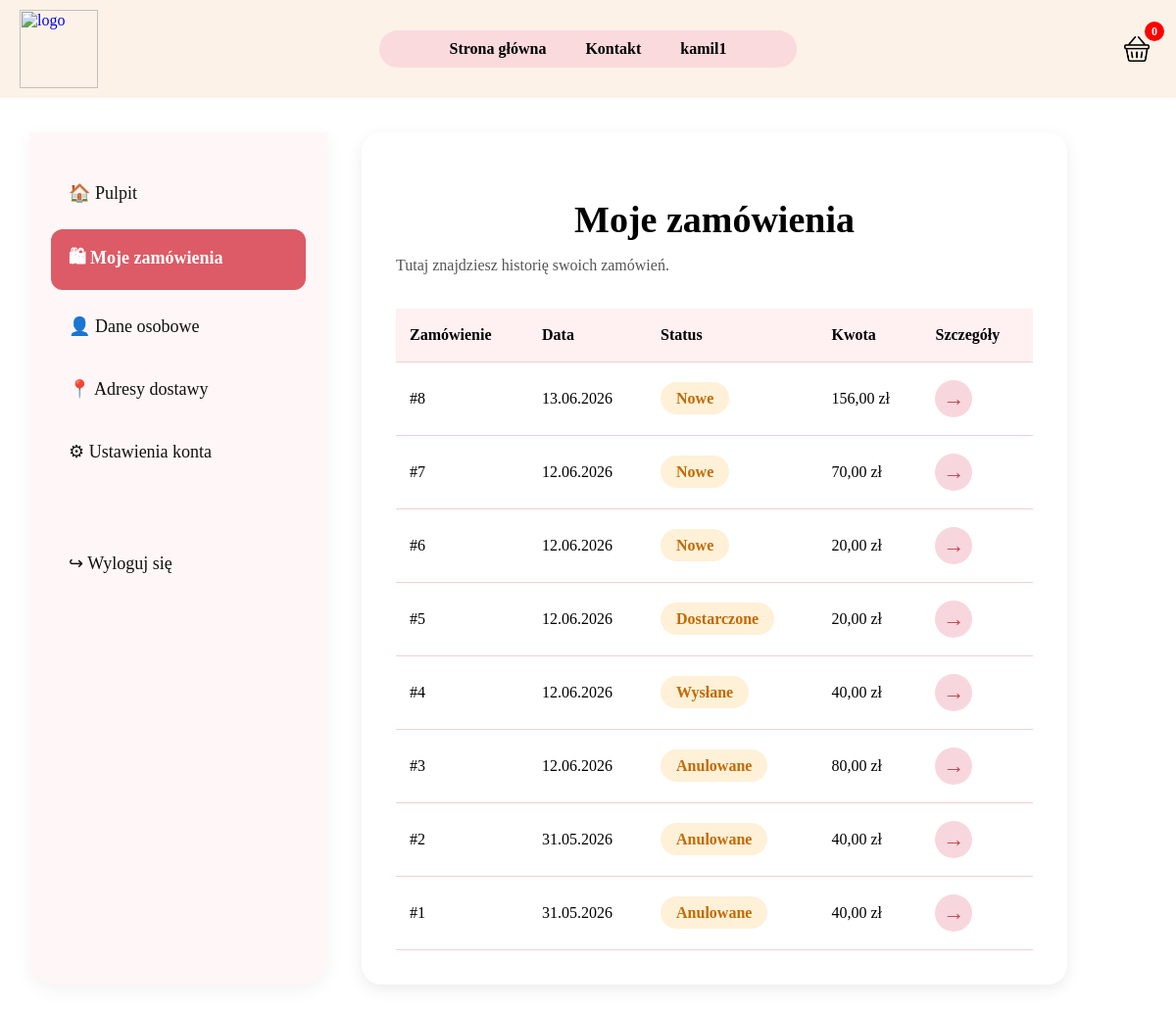
Screenshot of /panel/zamowienia/ (signed in) with the database file from the repository.
### SklepApp/models.py (models this page shows, shortened)
class Order(models.Model):
    user = models.ForeignKey(User, on_delete=models.CASCADE, null=True, blank=True)
    created_at = models.DateTimeField(auto_now_add=True)
    total = models.DecimalField(max_digits=10, decimal_places=2)
    status = models.CharField(max_length=30, choices=STATUS_CHOICES, default="Nowe")
    payment_method = models.CharField(max_length=30, choices=PAYMENT_CHOICES, default="Przelew")
    full_name = models.CharField(max_length=100, blank=True)
    phone = models.CharField(max_length=20, blank=True)
    street = models.CharField(max_length=150, blank=True)
    postal_code = models.CharField(max_length=10, blank=True)
    city = models.CharField(max_length=100, blank=True)

### SklepApp/views.py (the view)
# urls.py: path('panel/zamowienia/', views.user_orders_view, name='user_orders'),
@login_required
def user_orders_view(request):
    orders = Order.objects.filter(user=request.user).order_by("-created_at")
    return render(request, 'user_orders.html', {
        'orders': orders,
        'cart_count': get_cart_count(request)
    })

### SklepApp/views.py (called while the page is built)
def get_cart_count(request):
    cart = request.session.get('cart', {})
    if isinstance(cart, dict):
        return sum(cart.values())
    return len(cart)

### Templates/user_orders.html (shortened to what this page needs)
{% load static %}
<html lang="pl">
<head>
    <link rel="stylesheet" href="{% static 'style.css' %}">
</head>
<body>
<header class="header">
    <div class="logo">
        <a href="{% url 'home' %}">
            <img src="{% static 'grafika/logo.png' %}" alt="logo">
        </a>
    </div>
    <nav class="menu">
        <a href="{% url 'home' %}">Strona główna</a>
        <a href="{% url 'kontakt' %}">Kontakt</a>
        <a href="{% url 'panel' %}">{{ user.username }}</a>
    </nav>
    <div class="koszyk">
        <a href="{% url 'cart' %}">
            <img src="{% static 'grafika/cart.png' %}" alt="koszyk">
            <span id="cart-count">{{ cart_count }}</span>
        </a>
    </div>
</header>
<main class="dashboard">
    <aside class="dashboard-sidebar">
        <a class="side-link" href="{% url 'panel' %}">🏠 Pulpit</a>
        <a class="side-link active" href="{% url 'user_orders' %}">🛍 Moje zamówienia</a>
        <a class="side-link" href="{% url 'user_data' %}">👤 Dane osobowe</a>
        <a class="side-link" href="{% url 'user_addresses' %}">📍 Adresy dostawy</a>
        <a class="side-link" href="{% url 'user_settings' %}">⚙ Ustawienia konta</a>
        <a class="side-link logout" href="{% url 'logout' %}">↪ Wyloguj się</a>
    </aside>
    <section class="dashboard-content">
    <div class="profile-edit-box orders-box">
        <h1>Moje zamówienia</h1>
        <p>Tutaj znajdziesz historię swoich zamówień.</p>
        {% if orders %}
            <table class="orders-table">
                <thead>
                    <tr>
                        <th>Zamówienie</th>
                        <th>Data</th>
                        <th>Status</th>
                        <th>Kwota</th>
                        <th>Szczegóły</th>
                    </tr>
                </thead>
                <tbody>
                    {% for order in orders %}
                        <tr>
                            <td>#{{ order.id }}</td>
                            <td>{{ order.created_at|date:"d.m.Y" }}</td>
                            <td>
                                <span class="status orange">{{ order.status }}</span>
                            </td>
                            <td>{{ order.total }} zł</td>
                            <td>
                                <a href="{% url 'order_detail' order.id %}" class="order-arrow">
                                    →
                                </a>
                            </td>
                        </tr>
                    {% endfor %}
                </tbody>
            </table>
        {% else %}
            <div class="empty-panel-box">
                <h2>Brak zamówień</h2>
                <p>Nie masz jeszcze żadnych zamówień.</p>
                <a href="{% url 'home' %}">Przejdź do sklepu</a>
            </div>
        {% endif %}
    </div>
    </section>
</main>
</body>
</html>

### static/style.css (style rules this page uses)
h1 { font-family: 'Brush Script MT', cursive; text-align: center; }
.header { display: flex; align-items: center; justify-content: space-between; padding: 10px 20px; position: sticky; top: 0; z-index: 100; background-color: rgb(253, 242, 232); }
.logo { flex: 1; display: flex; justify-content: flex-start; }
.logo img { width: 80px; height: auto; }
.menu { flex: 1; display: flex; justify-content: center; background-color: rgb(250, 218, 221); border-radius: 20px; padding: 10px 30px; gap: 40px; transition: transform 0.2s ease; }
.menu a { text-decoration: none; color: black; font-weight: bold; }
.koszyk { flex: 1; display: flex; justify-content: flex-end; }
.koszyk img { width: 40px; height: auto; }
body { margin: 0; padding: 0; }
.koszyk { position: relative; }
#cart-count { position: absolute; top: -8px; right: -8px; background: red; color: white; border-radius: 50%; min-width: 20px; height: 20px; text-align: center; line-height: 20px; font-size: 12px; font-weight: bold; }
.dashboard { display: flex; gap: 35px; max-width: 1450px; margin: 35px auto; padding: 0 30px; }
.dashboard-sidebar { width: 260px; min-height: 760px; background: #fff7f7; border-radius: 0 0 28px 28px; padding: 35px 22px; box-shadow: 0 6px 20px rgba(0,0,0,0.05); }
.side-link { display: flex; align-items: center; gap: 12px; padding: 16px 18px; color: #111; text-decoration: none; border-radius: 12px; font-size: 18px; margin-bottom: 10px; }
.side-link.active { background: #dc5b66; color: white; font-weight: bold; }
.side-link.logout { margin-top: 60px; }
.dashboard-content { flex: 1; }
.orders-box, .profile-box, .newsletter-box { background: white; border-radius: 18px; padding: 28px; box-shadow: 0 5px 16px rgba(0,0,0,0.08); }
.orders-box table { width: 100%; border-collapse: collapse; font-size: 16px; }
.orders-box th, .orders-box td { padding: 16px 12px; border-bottom: 1px solid #efd5da; text-align: left; }
.orders-box thead { background: #fff1f2; }
.status { padding: 7px 15px; border-radius: 20px; font-weight: bold; }
.status.orange { background: #fff0d9; color: #c46b00; }
.profile-edit-box { background: white; border-radius: 20px; padding: 35px; box-shadow: 0 5px 16px rgba(0,0,0,0.08); max-width: 650px; }
.profile-edit-box h1 { font-size: 38px; margin-bottom: 8px; }
.profile-edit-box p { margin-bottom: 30px; color: #555; }
.orders-box { width: 760px; }
.orders-table { width: 100%; border-collapse: collapse; margin-top: 35px; font-size: 18px; }
.orders-table thead { background: #fff0f2; }
.orders-table th, .orders-table td { padding: 18px 14px; text-align: left; border-bottom: 1px solid #f0cfd5; }
.orders-table th { font-weight: bold; }
.order-arrow { display: inline-flex; justify-content: center; align-items: center; width: 38px; height: 38px; background: #f7d7dd; color: #c0444e; border-radius: 50%; text-decoration: none; font-size: 22px; font-weight: bold; }
.status.orange { background: #fff0d8; color: #c36a00; padding: 8px 16px; border-radius: 20px; font-weight: bold; }

### rows the page displays
Order: id "8", created_at "13.06.2026", status "Nowe", total "156,00"
Order: id "7", created_at "12.06.2026", status "Nowe", total "70,00"
Order: id "6", created_at "12.06.2026", status "Nowe", total "20,00"
Order: id "5", created_at "12.06.2026", status "Dostarczone", total "20,00"
Order: id "4", created_at "12.06.2026", status "Wysłane", total "40,00"
Order: id "3", created_at "12.06.2026", status "Anulowane", total "80,00"
Order: id "2", created_at "31.05.2026", status "Anulowane", total "40,00"
Order: id "1", created_at "31.05.2026", status "Anulowane", total "40,00"

### other values shown
{{ user.username }} "kamil1"
{{ cart_count }} "0"
